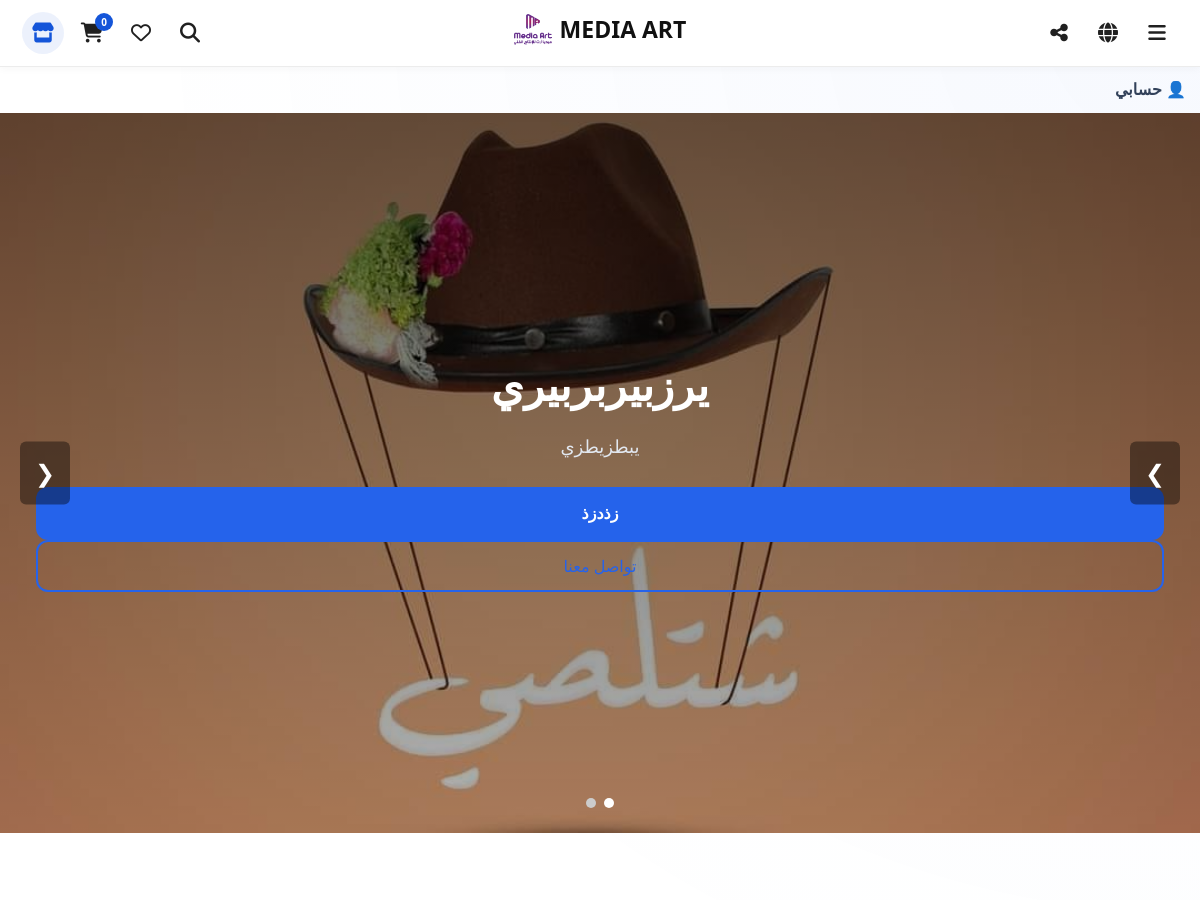
Before: / (upper part) with the older database file.
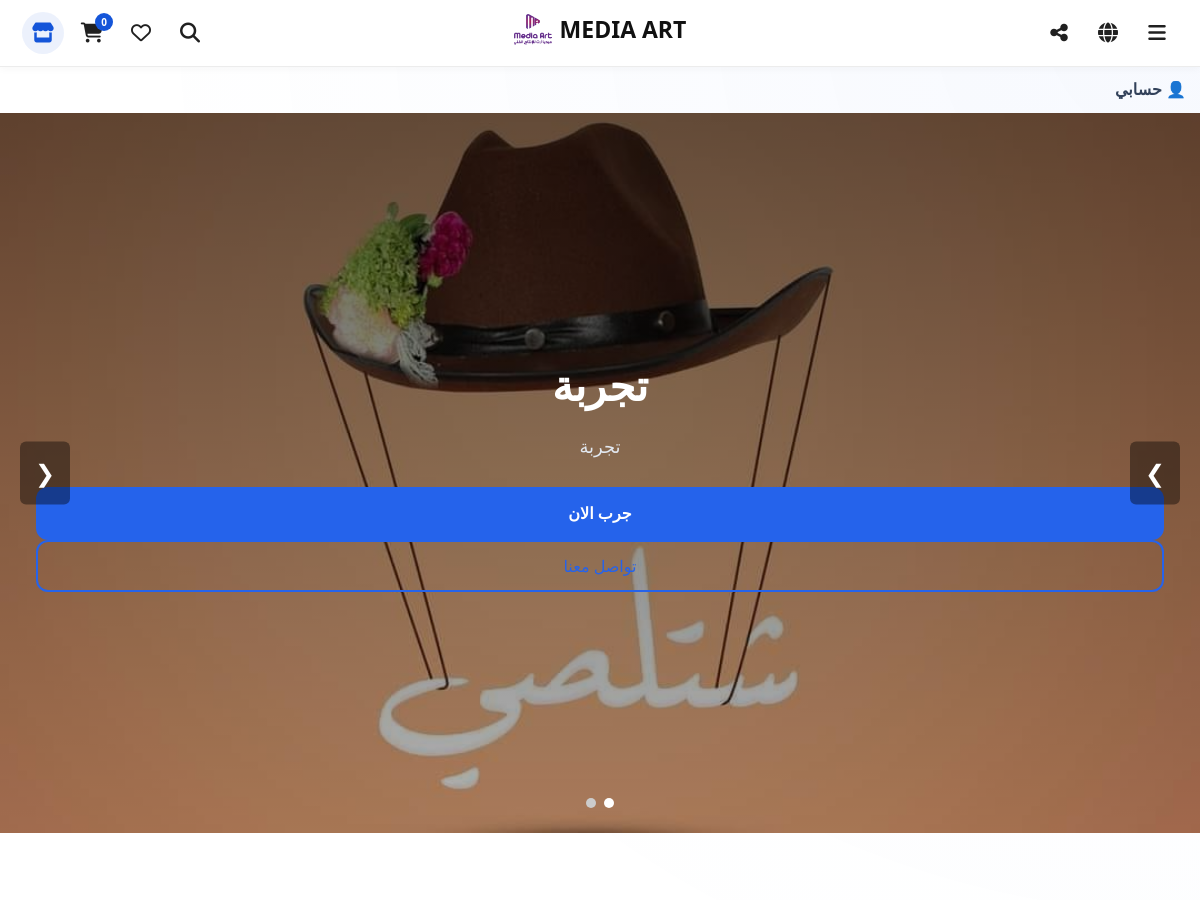
After: the same page with the newer database file.
### app/models/home_section.py (models this page shows, shortened)
class HomeSection(db.Model):
    __tablename__ = "home_sections"
    id = db.Column(db.Integer, primary_key=True)
    title = db.Column(db.String(200), nullable=True)
    subtitle = db.Column(db.Text, nullable=True)
    button_text = db.Column(db.String(100), nullable=True)
    title_ar = db.Column(db.String(200))
    subtitle_ar = db.Column(db.Text)
    button_text_ar = db.Column(db.String(100))
    title_en = db.Column(db.String(200))
    subtitle_en = db.Column(db.Text)
    button_text_en = db.Column(db.String(100))
    title_ja = db.Column(db.String(200))
    subtitle_ja = db.Column(db.Text)
    button_text_ja = db.Column(db.String(100))
    button_link = db.Column(db.String(255), nullable=True)
    image = db.Column(db.String(255), nullable=True)
    display_order = db.Column(db.Integer, default=0)
    is_active = db.Column(db.Boolean, default=True)
    def get_title(self, lang="ar"):
        return getattr(self, f"title_{lang}", None) or self.title_ar or self.title
    def get_subtitle(self, lang="ar"):
        return getattr(self, f"subtitle_{lang}", None) or self.subtitle_ar or self.subtitle
    def get_button_text(self, lang="ar"):
        return getattr(self, f"button_text_{lang}", None) or self.button_text_ar or self.button_text

### app/routes/main.py (the view)
@main_bp.route("/")
def home():
    current_lang = session.get("lang", "ar")
    home_menu_items = MenuItem.query.filter_by(
        is_active=True,
        show_on_home=True
    ).order_by(
        MenuItem.display_order.asc(),
        MenuItem.id.asc()
    ).all()
    home_menu_flags = {
        item.content_type: True
        for item in home_menu_items
        if item.is_visible_in_lang(current_lang)
    }
    home_titles = {
        item.content_type: item.get_title(current_lang)
        for item in home_menu_items
        if item.is_visible_in_lang(current_lang)
    }
    def get_home_title(content_type, fallback=""):
        return home_titles.get(content_type, fallback)
    home_services = Service.query.filter_by(
        is_active=True,
        show_on_home=True
    ).order_by(Service.display_order.asc(), Service.id.desc()).limit(6).all()
    latest_projects = Project.query.filter_by(
        is_active=True,
        show_on_home=True
    ).order_by(Project.display_order.asc(), Project.id.desc()).limit(4).all()
    latest_products = Product.query.filter_by(
        is_active=True,
        show_on_home=True
    ).order_by(Product.display_order.asc(), Product.id.desc()).limit(4).all()
    latest_posts = Post.query.filter_by(
        is_active=True,
        show_on_home=True
    ).order_by(Post.id.desc()).limit(4).all()
    sections = HomeSection.query.filter_by(
        is_active=True
    ).order_by(HomeSection.display_order.asc()).all()
    setting = SiteSetting.query.first()
    team_members = TeamMember.query.filter_by(
        is_active=True
    ).order_by(
        TeamMember.display_order.asc()
    ).all()
    show_partners = setting.show_partners if setting else True
    partners = Partner.query.filter_by(
        is_active=True
    ).order_by(
        Partner.display_order.asc(),
        Partner.id.desc()
    ).all()
    home_categories = Category.query.filter_by(
        is_active=True,
        show_on_home=True
    ).order_by(
        Category.display_order.asc(),
        Category.id.desc()
    ).all()
    seo_title = (
        setting.site_name
        if setting and setting.site_name
        else "MEDIA ART"
    )
    seo_description = (
        setting.site_description
        if setting and getattr(setting, "site_description", None)
        else "MEDIA ART - Professional Web Design, Branding, Printing, Digital Marketing and IT Solutions."
    )
    seo_keywords = (
        "media art, web design, web development, branding, printing, "
        "digital marketing, ecommerce, seo, japan"
    )
    seo_image = (
        url_for(
            "static",
            filename="images/logo.png",
            _external=True,
        )
    )
    return render_template(
        "home.html",
        home_services=home_services,
        latest_projects=latest_projects,
        latest_products=latest_products,
        latest_posts=latest_posts,
        sections=sections,
        setting=setting,
        team_members=team_members,
        home_menu_items=home_menu_items,
        home_menu_flags=home_menu_flags,
        home_titles=home_titles,
        get_home_title=get_home_title,
        partners=partners,
        show_partners=show_partners,
        home_categories=home_categories,
        seo_title=seo_title,
        seo_description=seo_description,
        seo_keywords=seo_keywords,
        seo_image=seo_image,
        seo_url=request.url,
    )

### app/models/menu_item.py (called while the page is built)
    def get_title(self, lang="ar"):
        if self.page:
            if lang == "en":
                return self.page.title_en or self.page.title_ar
            if lang == "ja":
                return self.page.title_ja or self.page.title_ar
            return self.page.title_ar
        return (
            getattr(self, f"title_{lang}", None)
            or self.title_ar
            or self.title
        )

    def is_visible_in_lang(self, lang="ar"):
        return getattr(
            self,
            f"is_active_{lang}",
            True
        )

### app/models/product.py (called while the page is built)
    def get_title(self, lang="ar"):
        return getattr(self, f"title_{lang}", None) or self.title_ar or self.title

    def get_description(self, lang="ar"):
        return getattr(self, f"description_{lang}", None) or self.description_ar or self.description

    def get_slug(self, lang="ar"):
        return getattr(self, f"slug_{lang}", None) or self.slug_ar or self.slug

### app/models/project.py (called while the page is built)
    def get_title(self, lang="ar"):
        return getattr(self, f"title_{lang}", None) or self.title_ar or self.title

    def get_slug(self, lang="ar"):
        return getattr(self, f"slug_{lang}", None) or self.slug_ar or self.slug

### app/templates/home.html (shortened to what this page needs)
{% extends "base.html" %}
{% block extra_css %}
<link
    rel="stylesheet"
    href="{{ url_for('static', filename='css/pages/shop.css') }}"
>
{% endblock %}
{% block content %}
<section class="hero hero-slider">
    <div class="hero-slides">
        {% if sections %}
            {% for section in sections %}
            <div class="hero-slide {% if loop.first %}active{% endif %} {% if not section.image %}no-image{% endif %}"
                 {% if section.image %}
                 style="background-image: url('{{ url_for('static', filename='uploads/' + section.image) }}');"
                 {% endif %}>
                <div class="hero-overlay"></div>
                <div class="container hero-content">
                    {% set section_title = section.get_title(current_lang) %}
{% set section_subtitle = section.get_subtitle(current_lang) %}
{% set section_button_text = section.get_button_text(current_lang) %}
{% if section_title %}
    <h1>{{ section_title }}</h1>
{% endif %}
{% if section_subtitle %}
    <p>{{ section_subtitle }}</p>
{% endif %}
{% if section_button_text and section.button_link %}
    <a href="{{ section.button_link }}" class="btn-primary">
        {{ section_button_text }}
    </a>
{% endif %}
                        <a href="{{ url_for('contact.index') }}" class="btn-outline">
                           {{ tr.contact }}
                        </a>
                    </div>
                </div>
            </div>
            {% endfor %}
        {% endif %}
    {% if home_menu_items %}
<section class="home-links-section">
    <div class="container">
        <div class="home-links-grid">
            {% for item in home_menu_items %}
                <a href="{{ resolve_menu_url(item) }}" class="home-link-card">
                </a>
            {% endfor %}
        </div>
    </div>
</section>
{% endif %}
    {% if sections and sections|length > 1 %}
    <button class="hero-nav hero-prev" type="button" aria-label="السابق">❮</button>
    <button class="hero-nav hero-next" type="button" aria-label="التالي">❯</button>
    <div class="hero-dots">
        {% for section in sections %}
            <button class="hero-dot {% if loop.first %}active{% endif %}" type="button"></button>
        {% endfor %}
    </div>
    {% endif %}
</section>
{% endblock %}

Changed rows visible on the page:
changed HomeSection: title_ar "يرزبيربربيري" → "تجربة"; subtitle_ar "يبطزيطزي" → "تجربة"; button_text_ar "زذدزذ" → "جرب الان"
